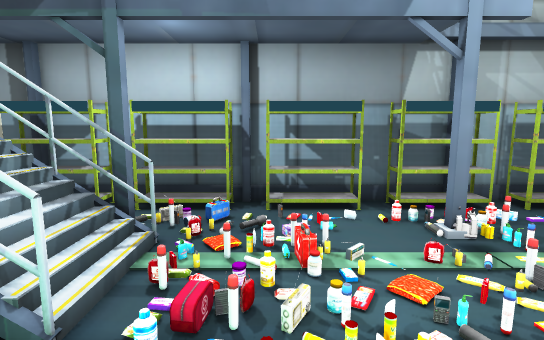
[1] (above)

12 first-person views from a walk through a 3-D level made in the Unity game engine. The camera is 1.5 m above the floor, tilts 8° down and sees 80° across. The floor is counted in squares, 1 m on a side. Each view is taken from the middle of a square. On the plan, view 1 faces up. The plan holds only what a view shows up to about 15 squares ahead; the rest is blank. The place goes on beyond the plan. Some animated figures are left out. Some surface patterns are stand-ins.

[2]
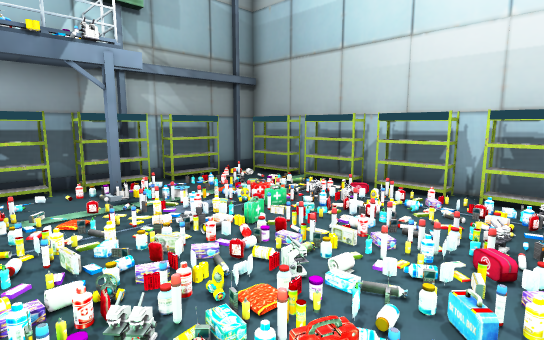

[3]
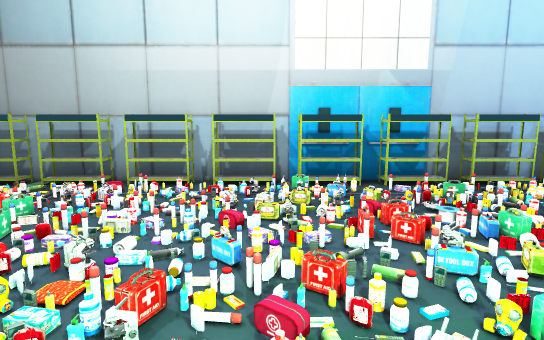

[4]
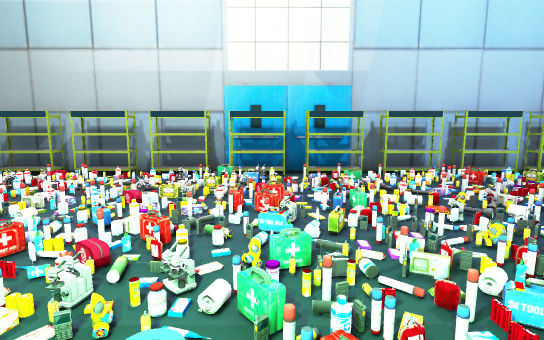

[5]
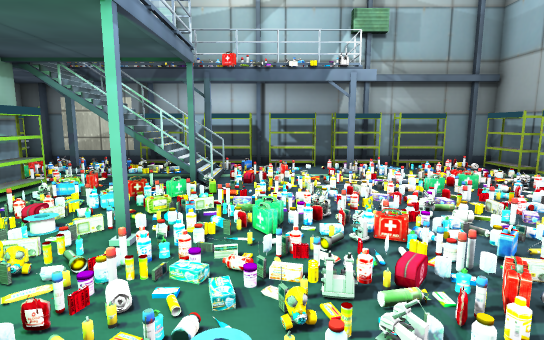

[6]
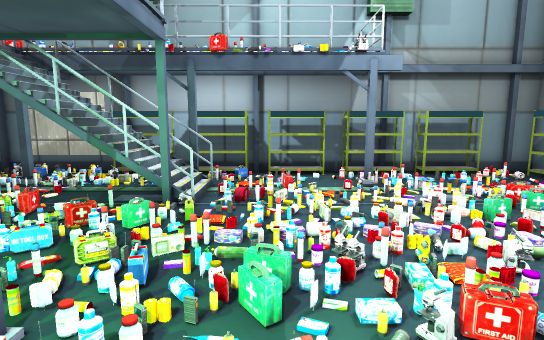

[7]
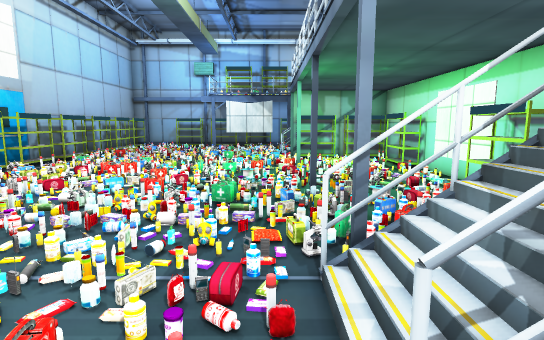

[8]
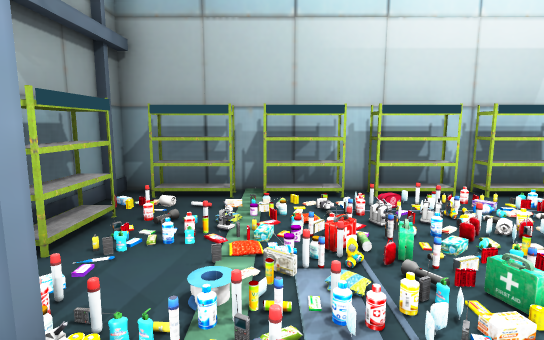

[9]
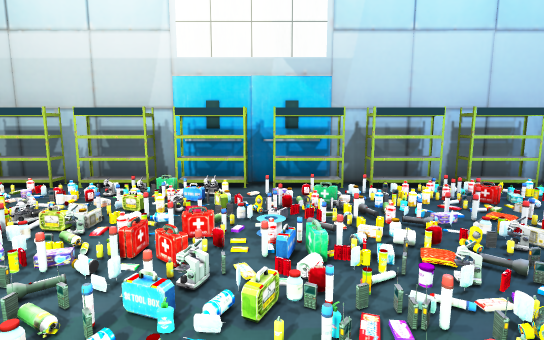

[10]
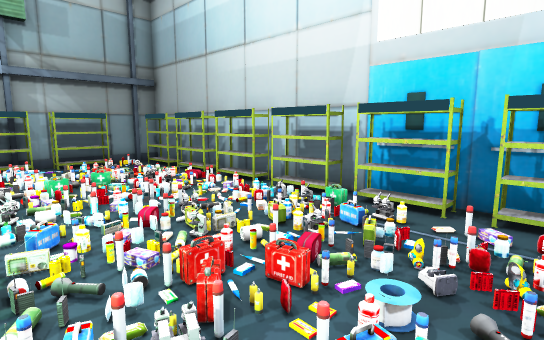

[11]
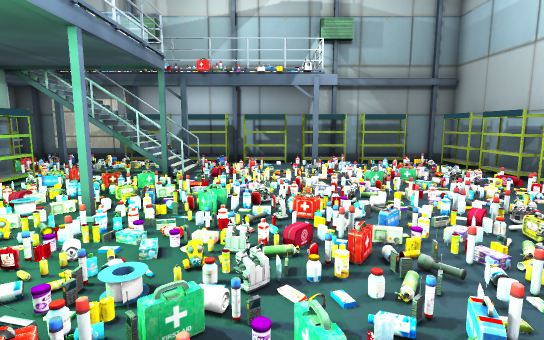

[12]
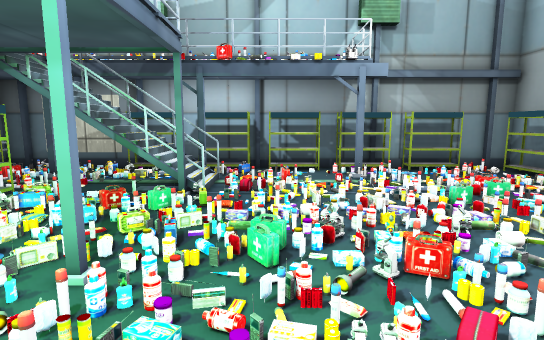

### Floor plan
Key: @ floor where view 1 was taken; # wall or solid block; . main floor; : floor 0.25 m higher than the main floor; + floor 0.5 m higher than the main floor; * floor 1.25 m higher than the main floor; % floor 1.75 m higher than the main floor; / step, stairs or slope; = window, fence, low wall or low ledge; O other object.
Columns run from 5 left of view 1 to 9 right of it. Each row starts with its distance up from view 1.
  7 ##############
  6 OOOOOOOOOOOO/##
  5  ..//O///./O/O#
  4  O=#=/.#/./.=O#
  3  %*+////////=O#
  2 ####/////O//=O#
  1 O.//////O//.=O#
  0  .///@/////.=O#
 -1 O.//////////=O#
 -2 O..#//O////:=O#
 -3  ..O////////=O#
 -4    /////O////O#
 -5   O//////////O#
 -6 #  //////////O
 -7 O   /.///O./=O
 -8 #     //O.O.=##
 -9 OOOO   ....:=O#
-10 ####=       =O#

Where each view was taken, in squares from view 1:
view 1: 0 up, 0 right, facing up
view 2: 3 down, 0 right, facing up-right
view 3: 3 down, 1 left, facing right
view 4: 5 down, 2 left, facing right
view 5: 6 down, 0 right, facing up
view 6: 4 down, 0 right, facing up
view 7: 5 up, 1 left, facing down
view 8: 3 up, 1 right, facing right
view 9: 6 down, 0 right, facing right
view 10: 7 down, 2 right, facing up-right
view 11: 7 down, 1 right, facing up
view 12: 5 down, 0 right, facing up
